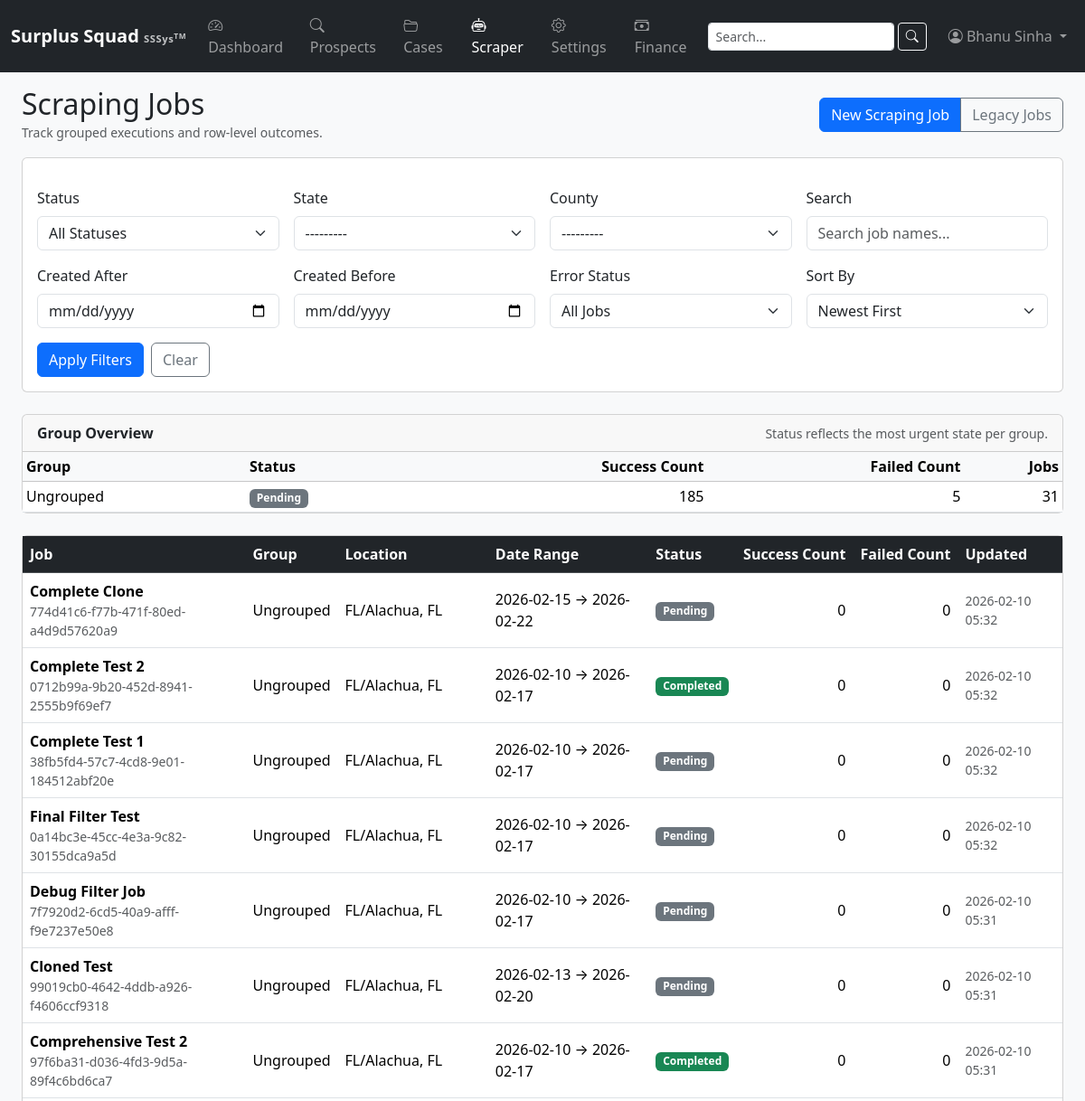
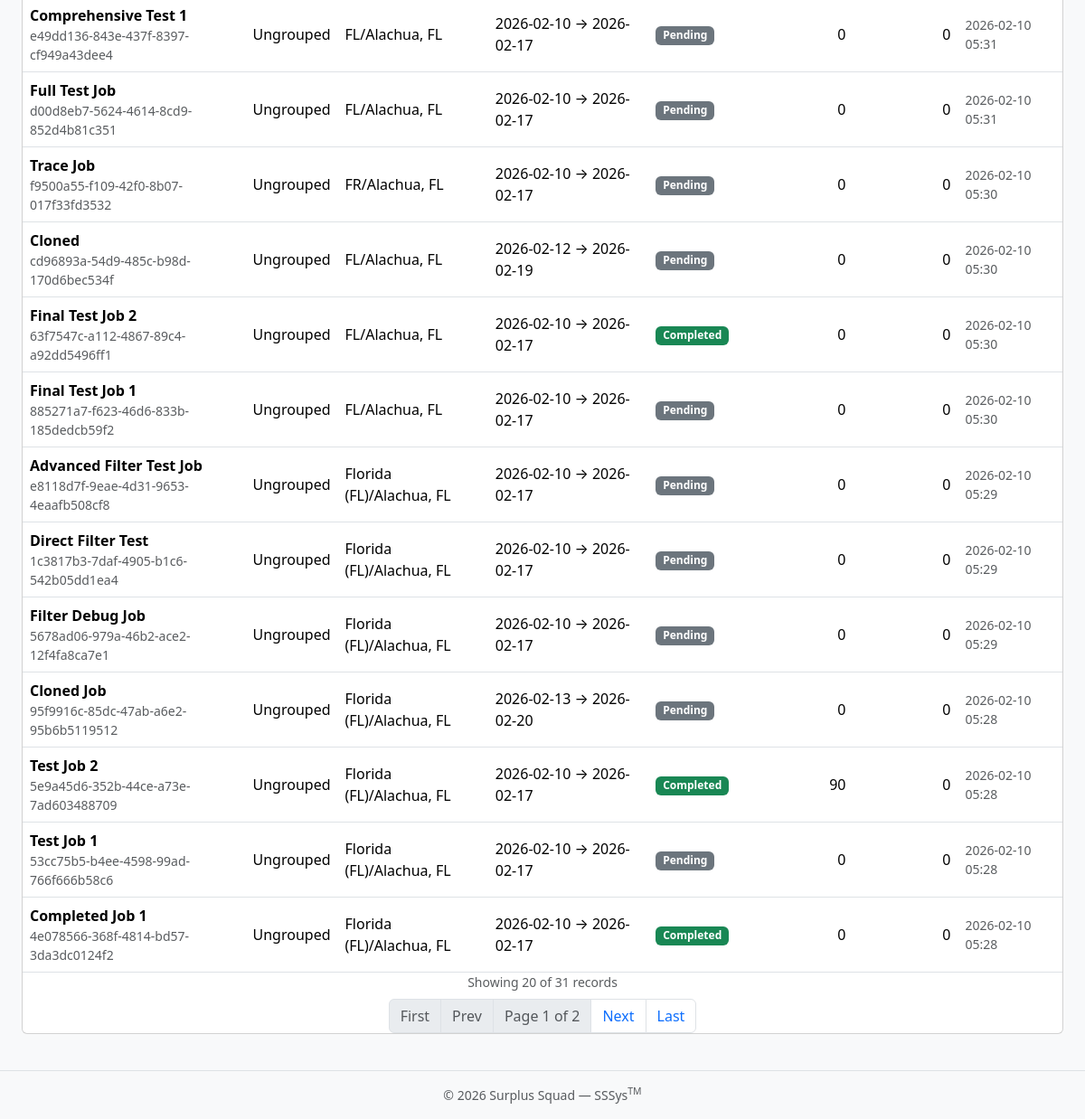
/scraper/v2/jobs/ (signed in), run on the app's committed database (2 pictures, top to bottom).
### apps/scraper/models.py (models this page shows, shortened)
class ScrapingJob(models.Model):
    STATUS_CHOICES = [
        ('pending', 'Pending'),
        ('running', 'Running'),
        ('completed', 'Completed'),
        ('failed', 'Failed'),
    ]
    id = models.UUIDField(primary_key=True, default=uuid.uuid4, editable=False)
    name = models.CharField(max_length=255, help_text="Descriptive name for the job")
    group_name = models.CharField(
        max_length=255,
        blank=True,
        default='',
        help_text="Optional label used to group related jobs",
    )
    state = models.CharField(max_length=10, default='FL', help_text="State code (e.g., 'FL')")
    county = models.CharField(max_length=150, help_text="County name")
    status = models.CharField(max_length=32, choices=STATUS_CHOICES, default='pending')
    created_by = models.ForeignKey(User, on_delete=models.SET_NULL, null=True, blank=True, related_name='scraping_jobs')
    start_date = models.DateField()
    end_date = models.DateField()
    rows_processed = models.IntegerField(default=0)
    rows_success = models.IntegerField(default=0)
    rows_failed = models.IntegerField(default=0)
    custom_params = models.JSONField(default=dict, blank=True, help_text="Custom parameters as JSON")
    is_active = models.BooleanField(default=True, help_text="Soft delete flag")
    task_id = models.CharField(max_length=255, blank=True, help_text="Thread ID or execution identifier")
    created_at = models.DateTimeField(auto_now_add=True)
    updated_at = models.DateTimeField(auto_now=True)
    class Meta:
        ordering = ['-created_at']
        verbose_name_plural = "Scraping Jobs"

### apps/scraper/views.py (the view, shortened to what this page needs)
# urls.py: path("v2/jobs/", views.JobListView.as_view(), name="job_list_v2"),
class JobListView(AdminRequiredMixin, ListView):
    model = ScrapingJob
    template_name = "scraper/job_list_v2.html"
    paginate_by = 20
    context_object_name = 'jobs'
    def get_queryset(self):
        qs = ScrapingJob.objects.filter(is_active=True).order_by('-created_at')
        form = JobFilterForm(self.request.GET or None)
        self.filtered_queryset = qs
        return qs
    def get_context_data(self, **kwargs):
        ctx = super().get_context_data(**kwargs)
        ctx['filter_form'] = JobFilterForm(self.request.GET or None)
        ctx['group_summaries'] = self.get_group_summaries()
        return ctx
    def get_group_summaries(self):
        qs = getattr(self, 'filtered_queryset', ScrapingJob.objects.none())
        summary = list(qs.values('group_name').annotate(
            total=Count('id'),
            running_jobs=Count('id', filter=Q(status='running')),
            failed_jobs=Count('id', filter=Q(status='failed')),
            completed_jobs=Count('id', filter=Q(status='completed')),
            pending_jobs=Count('id', filter=Q(status='pending')),
            success_rows=Sum('rows_success'),
            failed_rows=Sum('rows_failed'),
        ).order_by('group_name'))
        summaries = []
        for entry in summary:
            if entry['running_jobs'] > 0:
                status = 'running'
            elif entry['failed_jobs'] > 0:
                status = 'failed'
            elif entry['completed_jobs'] == entry['total'] and entry['total'] > 0:
                status = 'completed'
            else:
                status = 'pending'
            summaries.append({
                'group_name': entry['group_name'] or 'Ungrouped',
                'status': status,
                'success_count': entry['success_rows'] or 0,
                'failed_count': entry['failed_rows'] or 0,
                'total_jobs': entry['total'],
            })
        return summaries

### apps/accounts/mixins.py (called while the page is built)
    def test_func(self):
        user = self.request.user
        return hasattr(user, 'profile') and user.profile.is_admin

### apps/accounts/models.py (called while the page is built)
    @property
    def can_view_prospects(self):
        return self.role in {self.ROLE_PROSPECTS_ONLY, self.ROLE_BOTH, self.ROLE_ADMIN}

    @property
    def can_view_cases(self):
        return self.role in {self.ROLE_CASES_ONLY, self.ROLE_BOTH, self.ROLE_ADMIN}

    @property
    def is_admin(self):
        return self.role == self.ROLE_ADMIN or self.user.is_superuser

### apps/locations/models.py (called while the page is built)
    def __str__(self):
        return f"{self.name} ({self.abbreviation})"

    def __str__(self):
        return f"{self.name}, {self.state.abbreviation}"

### templates/scraper/job_list_v2.html (shortened to what this page needs)
{% extends "base.html" %}
{% block content %}
<div class="d-flex flex-column flex-md-row justify-content-between align-items-md-center gap-2 mb-3">
  <div>
    <h2 class="mb-0">Scraping Jobs</h2>
    <span class="text-muted small">Track grouped executions and row-level outcomes.</span>
  </div>
  <div class="btn-group">
    <a href="{% url 'scraper:job_create_v2' %}" class="btn btn-primary">New Scraping Job</a>
    <a href="{% url 'scraper:job_list' %}" class="btn btn-outline-secondary">Legacy Jobs</a>
  </div>
</div>
<div class="card mb-4">
  <div class="card-body">
    <form method="get" class="row g-3 align-items-end" novalidate>
      <div class="col-sm-6 col-md-3">
        <label class="form-label">{{ filter_form.status.label }}</label>
        {{ filter_form.status }}
      </div>
      <div class="col-sm-6 col-md-3">
        <label class="form-label">{{ filter_form.state.label }}</label>
        {{ filter_form.state }}
      </div>
      <div class="col-sm-6 col-md-3">
        <label class="form-label">{{ filter_form.county.label }}</label>
        {{ filter_form.county }}
      </div>
      <div class="col-sm-6 col-md-3">
        <label class="form-label">{{ filter_form.search.label }}</label>
        {{ filter_form.search }}
      </div>
      <div class="col-sm-6 col-md-3">
        <label class="form-label">{{ filter_form.date_range_start.label }}</label>
        {{ filter_form.date_range_start }}
      </div>
      <div class="col-sm-6 col-md-3">
        <label class="form-label">{{ filter_form.date_range_end.label }}</label>
        {{ filter_form.date_range_end }}
      </div>
      <div class="col-sm-6 col-md-3">
        <label class="form-label">{{ filter_form.has_errors.label }}</label>
        {{ filter_form.has_errors }}
      </div>
      <div class="col-sm-6 col-md-3">
        <label class="form-label">{{ filter_form.sort.label }}</label>
        {{ filter_form.sort }}
      </div>
      <div class="col-12 d-flex gap-2">
        <button type="submit" class="btn btn-primary">Apply Filters</button>
        <a href="{% url 'scraper:job_list_v2' %}" class="btn btn-outline-secondary">Clear</a>
      </div>
    </form>
  </div>
</div>
{% if group_summaries %}
<div class="card mb-4">
  <div class="card-header d-flex justify-content-between align-items-center">
    <strong>Group Overview</strong>
    <small class="text-muted">Status reflects the most urgent state per group.</small>
  </div>
  <div class="table-responsive">
    <table class="table table-sm align-middle mb-0">
      <thead class="table-light">
        <tr>
          <th>Group</th>
          <th>Status</th>
          <th class="text-end">Success Count</th>
          <th class="text-end">Failed Count</th>
          <th class="text-end">Jobs</th>
        </tr>
      </thead>
      <tbody>
        {% for group in group_summaries %}
        <tr>
          <td>{{ group.group_name }}</td>
          <td>
            {% if group.status == 'completed' %}
              <span class="badge bg-success">Completed</span>
            {% elif group.status == 'running' %}
              <span class="badge bg-warning text-dark">Running</span>
            {% elif group.status == 'failed' %}
              <span class="badge bg-danger">Failed</span>
            {% else %}
              <span class="badge bg-secondary">Pending</span>
            {% endif %}
          </td>
          <td class="text-end">{{ group.success_count|default:0 }}</td>
          <td class="text-end">{{ group.failed_count|default:0 }}</td>
          <td class="text-end">{{ group.total_jobs }}</td>
        </tr>
        {% endfor %}
      </tbody>
    </table>
  </div>
</div>
{% endif %}
<div class="card">
  <div class="table-responsive">
    <table class="table table-hover align-middle mb-0">
      <thead class="table-dark">
        <tr>
          <th>Job</th>
          <th>Group</th>
          <th>Location</th>
          <th>Date Range</th>
          <th>Status</th>
          <th class="text-end">Success Count</th>
          <th class="text-end">Failed Count</th>
          <th>Updated</th>
        </tr>
      </thead>
      <tbody>
        {% for job in jobs %}
        <tr style="cursor: pointer;" onclick="window.location='{% url 'scraper:job_detail_v2' job.pk %}'">
          <td>
            <div class="fw-semibold">{{ job.name }}</div>
            <div class="text-muted small">{{ job.id }}</div>
          </td>
          <td>{{ job.group_name|default:"Ungrouped" }}</td>
          <td>{{ job.state }}/{{ job.county }}</td>
          <td>
            {{ job.start_date|date:"Y-m-d" }}
            {% if job.end_date %}
              &rarr; {{ job.end_date|date:"Y-m-d" }}
            {% endif %}
          </td>
          <td>
            {% if job.status == "completed" %}
              <span class="badge bg-success">Completed</span>
            {% elif job.status == "running" %}
              <span class="badge bg-warning text-dark">Running</span>
            {% elif job.status == "failed" %}
              <span class="badge bg-danger">Failed</span>
            {% else %}
              <span class="badge bg-secondary">Pending</span>
            {% endif %}
          </td>
          <td class="text-end">{{ job.rows_success }}</td>
          <td class="text-end">{{ job.rows_failed }}</td>
          <td>
            <div class="text-muted small">{{ job.updated_at|date:"Y-m-d H:i" }}</div>
          </td>
        </tr>
        {% empty %}
        <tr>
          <td colspan="8" class="text-center text-muted py-4">No jobs match the current filters.</td>
        </tr>
        {% endfor %}
      </tbody>
    </table>
  </div>
  {% include "includes/pagination.html" %}
</div>
{% endblock %}

### templates/includes/navbar.html (shortened to what this page needs)
<nav class="navbar navbar-expand-lg navbar-dark bg-dark">
  <div class="container-fluid">
    <a class="navbar-brand d-flex flex-column lh-1" href="{% url 'dashboard:home' %}">
      <span class="fw-bold">Surplus Squad
      <small class="text-light opacity-75" style="font-size:.7rem;">SSSys<sup>TM</sup></small>
    </span>
    </a>
    <div class="collapse navbar-collapse" id="mainNav">
      {% if user.is_authenticated %}
      <ul class="navbar-nav me-auto">
        <li class="nav-item">
          <a class="nav-link {% if request.resolver_match.app_name == 'dashboard' %}active{% endif %}"
             href="{% url 'dashboard:home' %}">
            <i class="bi bi-speedometer2"></i> Dashboard
          </a>
        </li>
        {% if user.profile.can_view_prospects or user.is_superuser %}
        <li class="nav-item">
          <a class="nav-link {% if request.resolver_match.app_name == 'prospects' %}active{% endif %}"
             href="{% url 'prospects:type_select' %}">
            <i class="bi bi-search"></i> Prospects
          </a>
        </li>
        {% endif %}
        {% if user.profile.can_view_cases or user.is_superuser %}
        <li class="nav-item">
          <a class="nav-link {% if request.resolver_match.app_name == 'cases' %}active{% endif %}"
             href="{% url 'cases:list' %}">
            <i class="bi bi-folder2-open"></i> Cases
          </a>
        </li>
        {% endif %}
        {% if user.profile.is_admin or user.is_superuser %}
        <li class="nav-item">
          <a class="nav-link {% if request.resolver_match.app_name == 'scraper' %}active{% endif %}"
             href="{% url 'scraper:dashboard' %}">
            <i class="bi bi-robot"></i> Scraper
          </a>
        </li>
        <li class="nav-item">
          <a class="nav-link {% if request.resolver_match.app_name == 'settings_app' or request.resolver_match.app_name == 'locations' %}active{% endif %}"
             href="{% url 'settings_app:home' %}">
            <i class="bi bi-gear"></i> Settings
          </a>
        </li>
        {% endif %}
        {% if user.profile.is_admin or user.is_superuser or user.profile.can_manage_finance_settings %}
        <li class="nav-item">
          <a class="nav-link {% if request.resolver_match.app_name == 'settings_app' and request.resolver_match.url_name == 'finance' %}active{% endif %}"
             href="{% url 'settings_app:finance' %}">
            <i class="bi bi-cash-stack"></i> Finance
          </a>
        </li>
        {% endif %}
      </ul>
      <form class="d-flex me-3" method="get" action="{% url 'search' %}">
        <input class="form-control form-control-sm me-1" type="search" name="q" placeholder="Search..." aria-label="Search" value="{{ request.GET.q|default:'' }}">
        <button class="btn btn-sm btn-outline-light" type="submit"><i class="bi bi-search"></i></button>
      </form>
      <ul class="navbar-nav">
        <li class="nav-item dropdown">
          <a class="nav-link dropdown-toggle" href="#" id="userMenu"
             role="button" data-bs-toggle="dropdown" aria-expanded="false">
            <i class="bi bi-person-circle"></i> {{ user.get_full_name|default:user.username }}
          </a>
        </li>
      </ul>
      {% endif %}
    </div>
  </div>
</nav>

### static/css/style.css (style rules this page uses)
body { min-height: 100vh; display: flex; flex-direction: column; background-color: #f8f9fa; }
.navbar-brand small { letter-spacing: .05em; }
.card { transition: box-shadow .15s ease-in-out; }
.table th { white-space: nowrap; }

### data on the page
ScrapingJob: name "Complete Clone", id "774d41c6-f77b-471f-80ed-a4d9d57620a9", group_name "Ungrouped", state "FL", county "Alachua, FL", start_date "2026-02-15", end_date "2026-02-22", status "Pending", rows_success "0", rows_failed "0", updated_at "2026-02-10 05:32"
ScrapingJob: name "Complete Test 2", id "0712b99a-9b20-452d-8941-2555b9f69ef7", group_name "Ungrouped", state "FL", county "Alachua, FL", start_date "2026-02-10", end_date "2026-02-17", status "Completed", rows_success "0", rows_failed "0", updated_at "2026-02-10 05:32"
ScrapingJob: name "Complete Test 1", id "38fb5fd4-57c7-4cd8-9e01-184512abf20e", group_name "Ungrouped", state "FL", county "Alachua, FL", start_date "2026-02-10", end_date "2026-02-17", status "Pending", rows_success "0", rows_failed "0", updated_at "2026-02-10 05:32"
ScrapingJob: name "Final Filter Test", id "0a14bc3e-45cc-4e3a-9c82-30155dca9a5d", group_name "Ungrouped", state "FL", county "Alachua, FL", start_date "2026-02-10", end_date "2026-02-17", status "Pending", rows_success "0", rows_failed "0", updated_at "2026-02-10 05:32"
ScrapingJob: name "Debug Filter Job", id "7f7920d2-6cd5-40a9-afff-f9e7237e50e8", group_name "Ungrouped", state "FL", county "Alachua, FL", start_date "2026-02-10", end_date "2026-02-17", status "Pending", rows_success "0", rows_failed "0", updated_at "2026-02-10 05:31"
ScrapingJob: name "Cloned Test", id "99019cb0-4642-4ddb-a926-f4606ccf9318", group_name "Ungrouped", state "FL", county "Alachua, FL", start_date "2026-02-13", end_date "2026-02-20", status "Pending", rows_success "0", rows_failed "0", updated_at "2026-02-10 05:31"
ScrapingJob: name "Comprehensive Test 2", id "97f6ba31-d036-4fd3-9d5a-89f4c6bd6ca7", group_name "Ungrouped", state "FL", county "Alachua, FL", start_date "2026-02-10", end_date "2026-02-17", status "Completed", rows_success "0", rows_failed "0", updated_at "2026-02-10 05:31"
ScrapingJob: name "Comprehensive Test 1", id "e49dd136-843e-437f-8397-cf949a43dee4", group_name "Ungrouped", state "FL", county "Alachua, FL", start_date "2026-02-10", end_date "2026-02-17", status "Pending", rows_success "0", rows_failed "0", updated_at "2026-02-10 05:31"
ScrapingJob: name "Full Test Job", id "d00d8eb7-5624-4614-8cd9-852d4b81c351", group_name "Ungrouped", state "FL", county "Alachua, FL", start_date "2026-02-10", end_date "2026-02-17", status "Pending", rows_success "0", rows_failed "0", updated_at "2026-02-10 05:31"
ScrapingJob: name "Trace Job", id "f9500a55-f109-42f0-8b07-017f33fd3532", group_name "Ungrouped", state "FR", county "Alachua, FL", start_date "2026-02-10", end_date "2026-02-17", status "Pending", rows_success "0", rows_failed "0", updated_at "2026-02-10 05:30"
ScrapingJob: name "Cloned", id "cd96893a-54d9-485c-b98d-170d6bec534f", group_name "Ungrouped", state "FL", county "Alachua, FL", start_date "2026-02-12", end_date "2026-02-19", status "Pending", rows_success "0", rows_failed "0", updated_at "2026-02-10 05:30"
ScrapingJob: name "Final Test Job 2", id "63f7547c-a112-4867-89c4-a92dd5496ff1", group_name "Ungrouped", state "FL", county "Alachua, FL", start_date "2026-02-10", end_date "2026-02-17", status "Completed", rows_success "0", rows_failed "0", updated_at "2026-02-10 05:30"
ScrapingJob: name "Final Test Job 1", id "885271a7-f623-46d6-833b-185dedcb59f2", group_name "Ungrouped", state "FL", county "Alachua, FL", start_date "2026-02-10", end_date "2026-02-17", status "Pending", rows_success "0", rows_failed "0", updated_at "2026-02-10 05:30"
ScrapingJob: name "Advanced Filter Test Job", id "e8118d7f-9eae-4d31-9653-4eaafb508cf8", group_name "Ungrouped", state "Florida (FL)", county "Alachua, FL", start_date "2026-02-10", end_date "2026-02-17", status "Pending", rows_success "0", rows_failed "0", updated_at "2026-02-10 05:29"
ScrapingJob: name "Direct Filter Test", id "1c3817b3-7daf-4905-b1c6-542b05dd1ea4", group_name "Ungrouped", state "Florida (FL)", county "Alachua, FL", start_date "2026-02-10", end_date "2026-02-17", status "Pending", rows_success "0", rows_failed "0", updated_at "2026-02-10 05:29"
ScrapingJob: name "Filter Debug Job", id "5678ad06-979a-46b2-ace2-12f4fa8ca7e1", group_name "Ungrouped", state "Florida (FL)", county "Alachua, FL", start_date "2026-02-10", end_date "2026-02-17", status "Pending", rows_success "0", rows_failed "0", updated_at "2026-02-10 05:29"
ScrapingJob: name "Cloned Job", id "95f9916c-85dc-47ab-a6e2-95b6b5119512", group_name "Ungrouped", state "Florida (FL)", county "Alachua, FL", start_date "2026-02-13", end_date "2026-02-20", status "Pending", rows_success "0", rows_failed "0", updated_at "2026-02-10 05:28"
ScrapingJob: name "Test Job 2", id "5e9a45d6-352b-44ce-a73e-7ad603488709", group_name "Ungrouped", state "Florida (FL)", county "Alachua, FL", start_date "2026-02-10", end_date "2026-02-17", status "Completed", rows_success "90", rows_failed "0", updated_at "2026-02-10 05:28"
ScrapingJob: name "Test Job 1", id "53cc75b5-b4ee-4598-99ad-766f666b58c6", group_name "Ungrouped", state "Florida (FL)", county "Alachua, FL", start_date "2026-02-10", end_date "2026-02-17", status "Pending", rows_success "0", rows_failed "0", updated_at "2026-02-10 05:28"
ScrapingJob: name "Completed Job 1", id "4e078566-368f-4814-bd57-3da3dc0124f2", group_name "Ungrouped", state "Florida (FL)", county "Alachua, FL", start_date "2026-02-10", end_date "2026-02-17", status "Completed", rows_success "0", rows_failed "0", updated_at "2026-02-10 05:28"

### other printed values
{{ user.get_full_name|default:user.username }} "Bhanu Sinha"
{{ filter_form.status.label }} "Status"
{{ filter_form.state.label }} "State"
{{ filter_form.county.label }} "County"
{{ filter_form.search.label }} "Search"
{{ filter_form.date_range_start.label }} "Created After"
{{ filter_form.date_range_end.label }} "Created Before"
{{ filter_form.has_errors.label }} "Error Status"
{{ filter_form.sort.label }} "Sort By"
{{ group.group_name }} "Ungrouped"
{{ group.success_count|default:0 }} "185"
{{ group.failed_count|default:0 }} "5"
{{ group.total_jobs }} "31"
{{ page_obj.object_list|length }} "20"
{{ page_obj.paginator.count }} "31"
